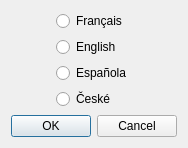
<?xml version="1.0" encoding="UTF-8"?>
<ui version="4.0">
 <class>DialogLanguageSelection_ui</class>
 <widget class="QDialog" name="DialogLanguageSelection_ui">
  <property name="geometry">
   <rect>
    <x>0</x>
    <y>0</y>
    <width>179</width>
    <height>139</height>
   </rect>
  </property>
  <property name="windowTitle">
   <string>Language selection</string>
  </property>
  <layout class="QVBoxLayout" name="verticalLayout_2">
   <item>
    <layout class="QHBoxLayout" name="horizontalLayout">
     <item>
      <spacer name="horizontalSpacer_2">
       <property name="orientation">
        <enum>Qt::Horizontal</enum>
       </property>
       <property name="sizeHint" stdset="0">
        <size>
         <width>40</width>
         <height>20</height>
        </size>
       </property>
      </spacer>
     </item>
     <item>
      <layout class="QVBoxLayout" name="verticalLayout">
       <item>
        <widget class="QRadioButton" name="rd_french">
         <property name="text">
          <string>Français</string>
         </property>
        </widget>
       </item>
       <item>
        <widget class="QRadioButton" name="rd_english">
         <property name="text">
          <string>English</string>
         </property>
        </widget>
       </item>
       <item>
        <widget class="QRadioButton" name="rd_spanish">
         <property name="text">
          <string>Española</string>
         </property>
        </widget>
       </item>
       <item>
        <widget class="QRadioButton" name="rd_tchec">
         <property name="text">
          <string>České</string>
         </property>
        </widget>
       </item>
      </layout>
     </item>
     <item>
      <spacer name="horizontalSpacer">
       <property name="orientation">
        <enum>Qt::Horizontal</enum>
       </property>
       <property name="sizeHint" stdset="0">
        <size>
         <width>40</width>
         <height>20</height>
        </size>
       </property>
      </spacer>
     </item>
    </layout>
   </item>
   <item>
    <widget class="QDialogButtonBox" name="buttonBox">
     <property name="orientation">
      <enum>Qt::Horizontal</enum>
     </property>
     <property name="standardButtons">
      <set>QDialogButtonBox::Cancel|QDialogButtonBox::Ok</set>
     </property>
    </widget>
   </item>
  </layout>
 </widget>
 <resources/>
 <connections>
  <connection>
   <sender>buttonBox</sender>
   <signal>accepted()</signal>
   <receiver>DialogLanguageSelection_ui</receiver>
   <slot>accept()</slot>
   <hints>
    <hint type="sourcelabel">
     <x>248</x>
     <y>254</y>
    </hint>
    <hint type="destinationlabel">
     <x>157</x>
     <y>274</y>
    </hint>
   </hints>
  </connection>
  <connection>
   <sender>buttonBox</sender>
   <signal>rejected()</signal>
   <receiver>DialogLanguageSelection_ui</receiver>
   <slot>reject()</slot>
   <hints>
    <hint type="sourcelabel">
     <x>316</x>
     <y>260</y>
    </hint>
    <hint type="destinationlabel">
     <x>286</x>
     <y>274</y>
    </hint>
   </hints>
  </connection>
 </connections>
</ui>
